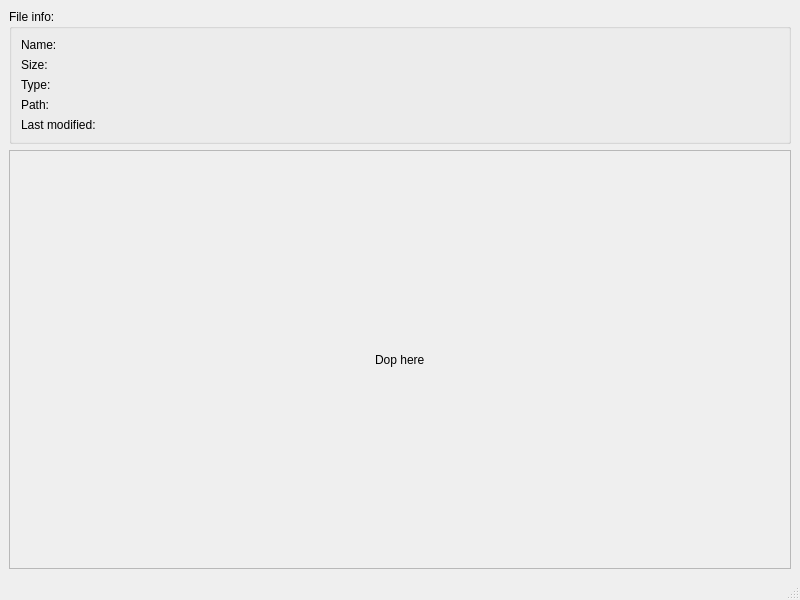
<?xml version="1.0" encoding="UTF-8"?>
<ui version="4.0">
 <class>MainWindow</class>
 <widget class="QMainWindow" name="MainWindow">
  <property name="geometry">
   <rect>
    <x>0</x>
    <y>0</y>
    <width>800</width>
    <height>600</height>
   </rect>
  </property>
  <property name="windowTitle">
   <string>Drag And Drop</string>
  </property>
  <widget class="QWidget" name="centralwidget">
   <layout class="QGridLayout" name="gridLayout_2">
    <item row="0" column="0">
     <widget class="QGroupBox" name="groupBox">
      <property name="maximumSize">
       <size>
        <width>16777215</width>
        <height>150</height>
       </size>
      </property>
      <property name="title">
       <string>File info:</string>
      </property>
      <layout class="QGridLayout" name="gridLayout">
       <item row="3" column="0">
        <widget class="QLabel" name="label_FilePath">
         <property name="text">
          <string>Path:</string>
         </property>
        </widget>
       </item>
       <item row="2" column="0">
        <widget class="QLabel" name="label_FileExtension">
         <property name="text">
          <string>Type:</string>
         </property>
        </widget>
       </item>
       <item row="0" column="0">
        <widget class="QLabel" name="label_FileName">
         <property name="text">
          <string>Name:</string>
         </property>
        </widget>
       </item>
       <item row="1" column="0">
        <widget class="QLabel" name="label_FileSize">
         <property name="text">
          <string>Size:</string>
         </property>
        </widget>
       </item>
       <item row="4" column="0">
        <widget class="QLabel" name="label_FileLastModified">
         <property name="text">
          <string>Last modified:</string>
         </property>
        </widget>
       </item>
      </layout>
     </widget>
    </item>
    <item row="1" column="0">
     <widget class="QFrame" name="frame">
      <property name="frameShape">
       <enum>QFrame::StyledPanel</enum>
      </property>
      <property name="frameShadow">
       <enum>QFrame::Raised</enum>
      </property>
      <layout class="QGridLayout" name="gridLayout_3">
       <item row="0" column="1">
        <spacer name="verticalSpacer">
         <property name="orientation">
          <enum>Qt::Vertical</enum>
         </property>
         <property name="sizeHint" stdset="0">
          <size>
           <width>20</width>
           <height>161</height>
          </size>
         </property>
        </spacer>
       </item>
       <item row="1" column="0">
        <spacer name="horizontalSpacer_2">
         <property name="orientation">
          <enum>Qt::Horizontal</enum>
         </property>
         <property name="sizeHint" stdset="0">
          <size>
           <width>341</width>
           <height>20</height>
          </size>
         </property>
        </spacer>
       </item>
       <item row="1" column="1">
        <widget class="QLabel" name="label">
         <property name="text">
          <string>Dop here</string>
         </property>
        </widget>
       </item>
       <item row="1" column="2">
        <spacer name="horizontalSpacer">
         <property name="orientation">
          <enum>Qt::Horizontal</enum>
         </property>
         <property name="sizeHint" stdset="0">
          <size>
           <width>340</width>
           <height>20</height>
          </size>
         </property>
        </spacer>
       </item>
       <item row="2" column="1">
        <spacer name="verticalSpacer_2">
         <property name="orientation">
          <enum>Qt::Vertical</enum>
         </property>
         <property name="sizeHint" stdset="0">
          <size>
           <width>20</width>
           <height>160</height>
          </size>
         </property>
        </spacer>
       </item>
      </layout>
     </widget>
    </item>
   </layout>
  </widget>
  <widget class="QMenuBar" name="menubar">
   <property name="geometry">
    <rect>
     <x>0</x>
     <y>0</y>
     <width>800</width>
     <height>22</height>
    </rect>
   </property>
  </widget>
  <widget class="QStatusBar" name="statusbar"/>
 </widget>
 <resources/>
 <connections/>
</ui>
